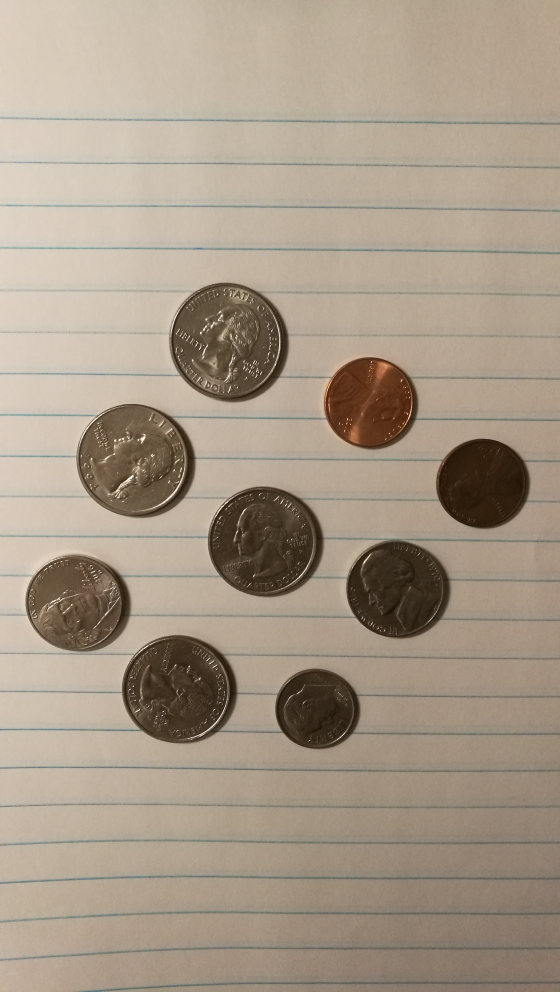
#> input picture coins.jpg, 2240 x 3968 px, found by its file name (shown at 1/4 size)
$ python coindetection.py
#> lines starting #> are read from the running program, lines starting #| are printed output that depends on the picture; after the words box and inside, x2 and y2 are one past the last pixel; in counts of white or black regions, pixels touching at a corner belong together
from cv2 import cv2
import numpy as np
import math

def nothing(x):
    pass

cv2.namedWindow('threshold_sliders', flags = cv2.WINDOW_NORMAL)
cv2.createTrackbar('Canny thresh1', 'threshold_sliders', 70, 300, nothing)
cv2.createTrackbar('Canny thresh2', 'threshold_sliders', 200, 300, nothing)
cv2.createTrackbar('HoughLinesP accumulator thresh', 'threshold_sliders', 100, 300, nothing)
cv2.createTrackbar('HoughLinesP minLineLength thresh', 'threshold_sliders', 100, 300, nothing)
cv2.createTrackbar('HoughLinesP maxLineGap thresh', 'threshold_sliders', 4, 300, nothing)
cv2.createTrackbar('maxDist merge lines thresh', 'threshold_sliders', 15, 300, nothing)
cv2.createTrackbar('HoughCircles minCenterDist', 'threshold_sliders', 100, 300, nothing)
cv2.createTrackbar('HoughCircles Canny thresh', 'threshold_sliders', 100, 300, nothing)
cv2.createTrackbar('HoughCircles accumulator thresh', 'threshold_sliders', 30, 300, nothing)

while True:
    canny_param1 = cv2.getTrackbarPos('Canny thresh1', 'threshold_sliders')
    canny_param2 = cv2.getTrackbarPos('Canny thresh2', 'threshold_sliders')
    line_accumulator_thresh = cv2.getTrackbarPos('HoughLinesP accumulator thresh', 'threshold_sliders')
    minLength = cv2.getTrackbarPos('HoughLinesP minLineLength thresh', 'threshold_sliders')
    maxGap = cv2.getTrackbarPos('HoughLinesP maxLineGap thresh', 'threshold_sliders')
    maxDist_merge = cv2.getTrackbarPos('maxDist merge lines thresh', 'threshold_sliders')
    circles_mindist = cv2.getTrackbarPos('HoughCircles minCenterDist', 'threshold_sliders')
    circles_cannythresh = cv2.getTrackbarPos('HoughCircles Canny thresh', 'threshold_sliders')
    circles_accumulatorthresh = cv2.getTrackbarPos('HoughCircles accumulator thresh', 'threshold_sliders')
    try:
        img = cv2.imread('C:\\Users\\quntu\\Desktop\\coding\\coins.jpg')
#> img is the input picture: shape (3968, 2240, 3); mean B, G, R 135.7, 152.8, 167
        img = cv2.resize(img, (int(img.shape[1]*.3), int(img.shape[0]*.3)))
#> img: shape (1190, 672, 3)
        gray = cv2.cvtColor(img, cv2.COLOR_BGR2GRAY)
        kernel = np.ones((3, 3), np.uint8)
        dilate = cv2.morphologyEx(gray, cv2.MORPH_DILATE, kernel, iterations = 1)
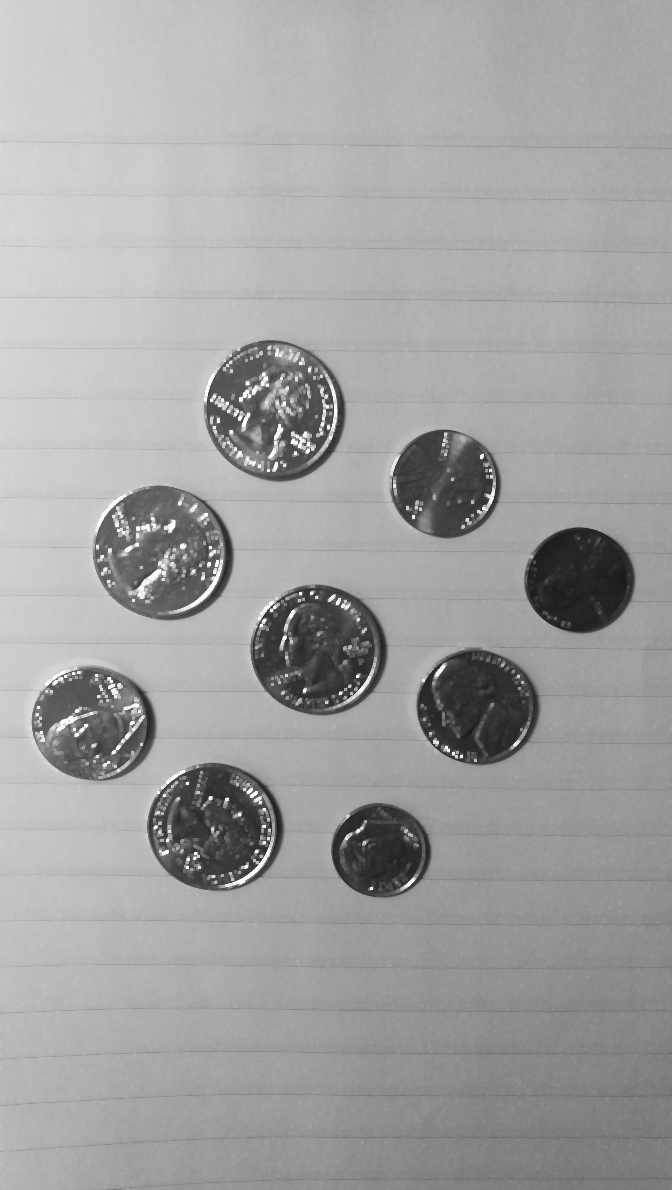
#> dilate: shape (1190, 672); min 21, max 253, mean 161.2
        canny = cv2.Canny(gray, canny_param1, canny_param2, apertureSize=3)
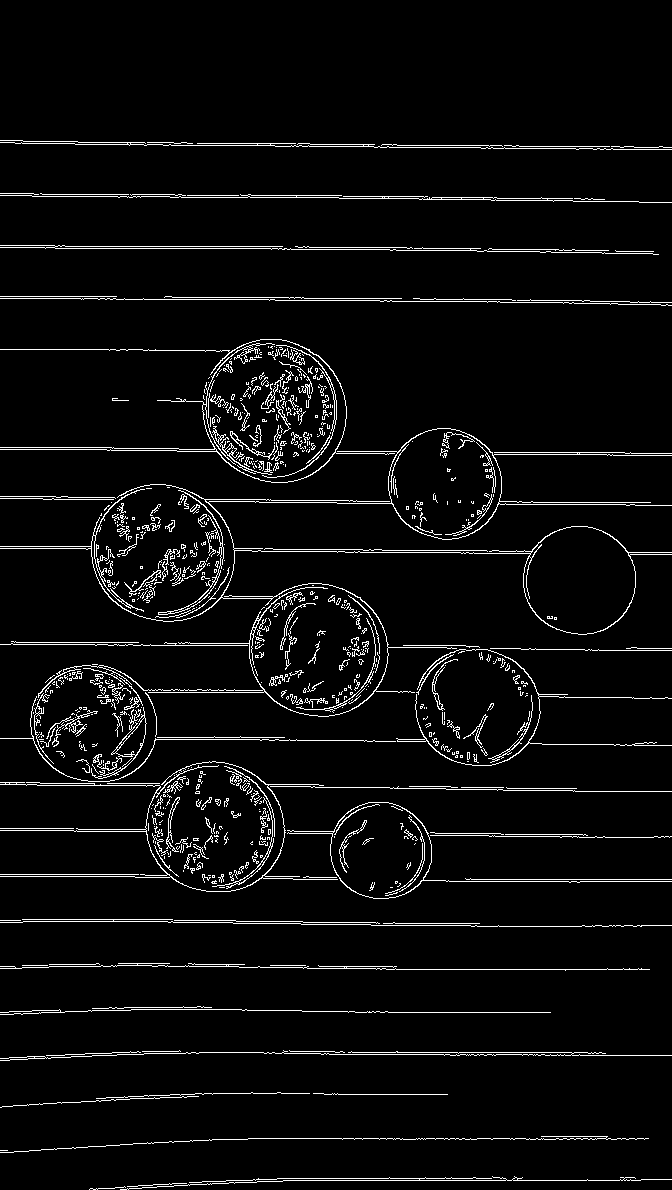
#> canny: shape (1190, 672); 4.5% white in thin lines or dots, all inside (x1, y1, x2, y2) = (0, 140, 672, 1190)
        lines = cv2.HoughLinesP(canny, 1, np.pi/180, line_accumulator_thresh, minLineLength=minLength, maxLineGap=maxGap)
#> lines = 51 rows, first 6: [335, 1052, 601, 1052], [283, 1180, 640, 1180], [365, 198, 478, 199], [55, 248, 290, 248], [108, 921, 221, 922], [326, 146, 439, 147]
        lines = lines.tolist()
#> lines = 51 items

        unnested_lines = []
        for subline in lines:
            for line in subline:
                unnested_lines.append(line[::-1])
#> this loop made 51 passes
#> subline on passes 1 to 12: [[335, 1052, 601, 1052]], [[283, 1180, 640, 1180]], [[365, 198, 478, 199]], [[55, 248, 290, 248]], [[108, 921, 221, 922]], [[326, 146, 439, 147]], [[248, 1138, 402, 1138]], [[466, 879, 671, 879]], [[23, 828, 136, 829]], [[446, 881, 671, 881]], [[267, 786, 374, 787]], [[181, 920, 294, 921]]
#> after the loop, unnested_lines = 51 items, first 6: [1052, 601, 1052, 335], [1180, 640, 1180, 283], [199, 478, 198, 365], [248, 290, 248, 55], [922, 221, 921, 108], [147, 439, 146, 326]

        shownlines = []
        for line in unnested_lines:
            y2, x2, y1, x1 = line
            slope = (y2 - y1)/(x2-x1)
            yintercept = round((-slope*x1 + y1), 2)
            line.insert(0, yintercept)
            shownlines.append(line)
#> this loop made 51 passes
#> (y2, x2, y1, x1, slope, yintercept) on passes 1 to 12: (1052, 601, 1052, 335, 0, 1052), (1180, 640, 1180, 283, 0, 1180), (199, 478, 198, 365, 0.00885, 194.8), (248, 290, 248, 55, 0, 248), (922, 221, 921, 108, 0.00885, 920), (147, 439, 146, 326, 0.00885, 143.1), (1138, 402, 1138, 248, 0, 1138), (879, 671, 879, 466, 0, 879), (829, 136, 828, 23, 0.00885, 827.8), (881, 671, 881, 446, 0, 881), (787, 374, 786, 267, 0.00935, 783.5), (921, 294, 920, 181, 0.00885, 918.4)
#> after the loop, shownlines = 51 items, first 6: [1052, 1052, 601, 1052, 335], [1180, 1180, 640, 1180, 283], [194.8, 199, 478, 198, 365], [248, 248, 290, 248, 55], [920, 922, 221, 921, 108], [143.1, 147, 439, 146, 326]

        shownlines = sorted(shownlines)
#> shownlines = 51 items, first 6: [143, 143, 309, 143, 187], [143.1, 147, 439, 146, 326], [145, 145, 518, 145, 392], [146, 146, 633, 146, 512], [148, 148, 605, 148, 481], [194, 194, 181, 194, 34]

        index = 0
        final_lines = []
        for line in shownlines:
            if index == 0:
                index += 1
                continue
            if shownlines[index][0] - shownlines[index-1][0] < maxDist_merge: #cv2.getTrackbarPos('Max distance threshold to merge lines')
                index += 1
                continue
            final_lines.append(line)
            index += 1
#> this loop made 51 passes
#> line on passes 1 to 12: [143, 143, 309, 143, 187], [143.1, 147, 439, 146, 326], [145, 145, 518, 145, 392], [146, 146, 633, 146, 512], [148, 148, 605, 148, 481], [194, 194, 181, 194, 34], [194.8, 199, 478, 198, 365], [195, 195, 341, 195, 175], [195.4, 201, 629, 200, 516], [196, 196, 169, 196, 32], [197, 197, 338, 197, 170], [246, 246, 173, 246, 55]
#> after the loop, final_lines = 19 items, first 6: [194, 194, 181, 194, 34], [246, 246, 173, 246, 55], [296, 296, 116, 296, 0], [349, 349, 142, 349, 0], [446, 450, 235, 447, 60], [502, 502, 650, 502, 517]; index = 51

        distances = []
        index = 0
        for coords in final_lines:
            cv2.line(img, (int(coords[4]), int(coords[3])), (int(coords[2]), int(coords[1])), (0, 255, 0), 2)
            if index == 0:
                index += 1
                continue
            dx = final_lines[index][2]-final_lines[index-1][2]
            dy = final_lines[index][1]-final_lines[index-1][1]
            distance_formula = math.sqrt((dx)**2 + (dy)**2)
            distance = round(math.sqrt((distance_formula)**2 - dx**2), 2)
            distances.append(distance)
            index += 1
#> this loop made 19 passes
#> (coords, dx, dy, distance_formula, distance) on passes 2 to 13: ([246, 246, 173, 246, 55], -8, 52, 52.61, 52), ([296, 296, 116, 296, 0], -57, 50, 75.82, 50), ([349, 349, 142, 349, 0], 26, 53, 59.03, 53), ([446, 450, 235, 447, 60], 93, 101, 137.3, 101), ([502, 502, 650, 502, 517], 415, 52, 418.2, 52), ([550, 550, 486, 550, 382], -164, 48, 170.9, 48), ([642, 642, 138, 642, 14], -348, 92, 360, 92), ([692, 692, 266, 692, 145], 128, 50, 137.4, 50), ([780.8, 788, 565, 786, 409], 299, 96, 314, 96), ([827.8, 829, 136, 828, 23], -429, 41, 431, 41), ([874, 874, 144, 874, 0], 8, 45, 45.71, 45), ([918.4, 921, 294, 920, 181], 150, 47, 157.2, 47)
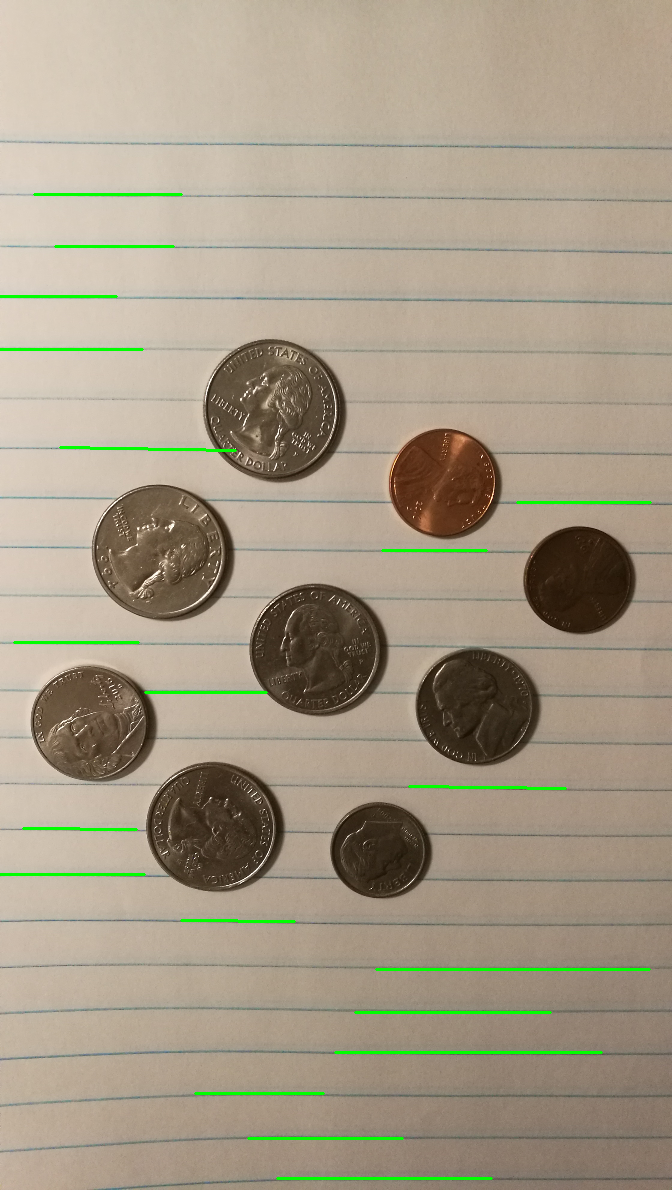
#> img: shape (1190, 672, 3); mean B, G, R 134.1, 153.9, 165.2
#> after the loop, distances = [52, 50, 53, 101, 52, 48, 92, 50, 96, 41, 45, 47, 48, 43, 40, 41, 45, 40]; index = 19


        distances = np.array(distances)
#> distances = 18 values, max 101 at index 3, min 40 at index 14, mean 54.67
        mean = np.mean(distances)
#> mean = 54.67
        std = np.std(distances)
#> std = 19.13
        corrected_distances = []
        for distance in distances:
            if distance > mean - std and distance < mean + std:
                corrected_distances.append(distance)
#> this loop made 18 passes
#> distance on passes 1 to 12: 52, 50, 53, 101, 52, 48, 92, 50, 96, 41, 45, 47
#> after the loop, corrected_distances = [52, 50, 53, 52, 48, 50, 41, 45, 47, 48, 43, 40, 41, 45, 40]

        average = round(sum(corrected_distances)/len(corrected_distances), 2)
#> average = 46.33

        gray = cv2.bilateralFilter(gray, 9, 85, 85)
        thresh = cv2.adaptiveThreshold(gray, 255, cv2.ADAPTIVE_THRESH_MEAN_C, cv2.THRESH_BINARY, 11, 11)
#> thresh: shape (1190, 672); 97.6% white; 263 black regions (224 under 20 px), largest, box (x1, y1, x2, y2) and area: (204, 339, 346, 482) 2432, (92, 485, 234, 621) 2432, (250, 584, 388, 716) 2084
        kernel = np.ones((3,3), np.uint8)
        thresh = cv2.morphologyEx(thresh, cv2.MORPH_CLOSE, kernel, iterations=1)
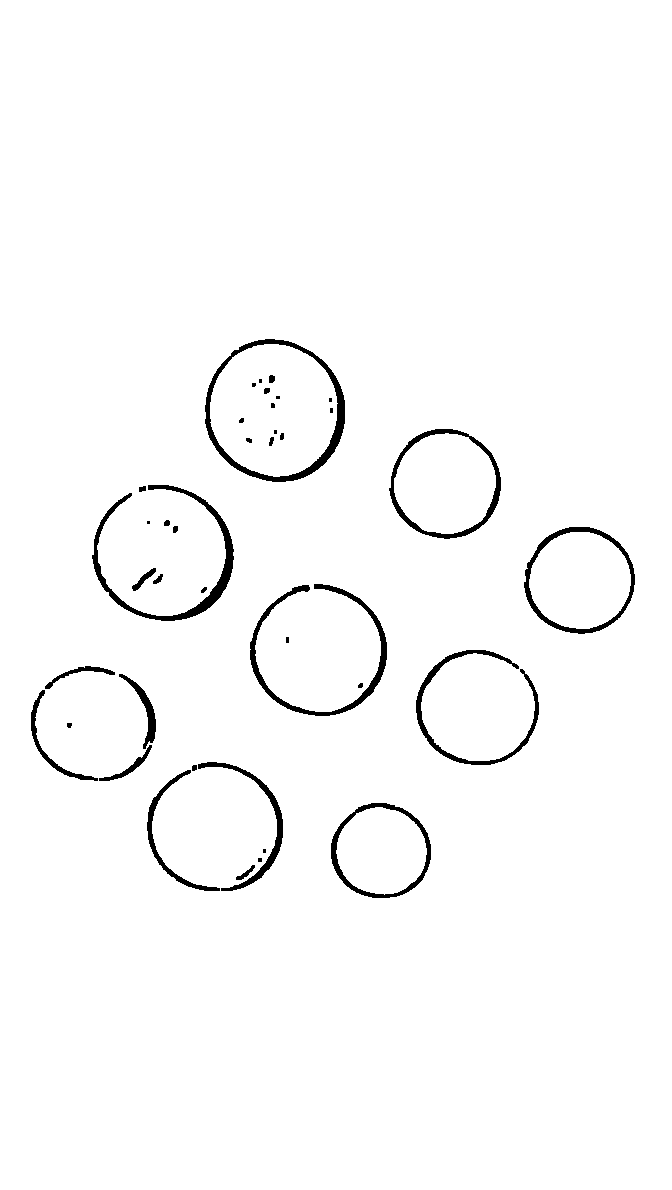
#> thresh: shape (1190, 672); 97.8% white; 40 black regions (11 under 20 px), largest, box (x1, y1, x2, y2) and area: (205, 339, 345, 482) 2408, (92, 485, 234, 621) 2317, (250, 584, 387, 716) 2052
        circles = cv2.HoughCircles(thresh, cv2.HOUGH_GRADIENT, .9, circles_mindist, param1=circles_cannythresh, param2=circles_accumulatorthresh, minRadius=0, maxRadius=0)
#> circles = [[321.5, 650.5, 64.6], [211.5, 824.5, 65.5], [270.5, 410.5, 67.6], [158.5, 551.5, 66], [475.5, 707.5, 58.3], [446.5, 485.5, 52.8], [87.5, 722.5, 56.7], [377.5, 849.5, 47.9], [579.5, 578.5, 54.3]]
        detected_circles = np.uint16(np.around(circles))
#> detected_circles = [[322, 650, 65], [212, 824, 66], [270, 410, 68], [158, 552, 66], [476, 708, 58], [446, 486, 53], [88, 722, 57], [378, 850, 48], [580, 578, 54]]

        coins = {
            'quarter':[],
            'nickel':[],
            'dime':[],
            'penny':[]
        }

        for x, y, r in detected_circles[0, :]:
            cv2.circle(img, (x, y), r, (0, 255, 0), 2)
            width = (2*r/average)*.34375
            if width > 0.955:
                cv2.putText(img, 'quarter', (x, y), cv2.FONT_HERSHEY_SIMPLEX, 1, (0, 255, 0), 2)
                coins.setdefault('quarter', []).append(1)
                continue
            if width > 0.835:
                cv2.putText(img, 'nickel', (x, y), cv2.FONT_HERSHEY_SIMPLEX, 1, (0, 255, 0), 2)
                coins.setdefault('nickel', []).append(1)
                continue
            if width > .75:
                cv2.putText(img, 'penny', (x, y), cv2.FONT_HERSHEY_SIMPLEX, 1, (0, 255, 0), 2)
                coins.setdefault('penny', []).append(1)
                continue
            if width > .7:
                cv2.putText(img, 'dime', (x, y), cv2.FONT_HERSHEY_SIMPLEX, 1, (0, 255, 0), 2)
                coins.setdefault('dime', []).append(1)
                continue
#> this loop made 9 passes
#> (x, y, r, width) on passes 1 to 9: (322, 650, 65, 0.965), (212, 824, 66, 0.979), (270, 410, 68, 1.01), (158, 552, 66, 0.979), (476, 708, 58, 0.861), (446, 486, 53, 0.786), (88, 722, 57, 0.846), (378, 850, 48, 0.712), (580, 578, 54, 0.801)
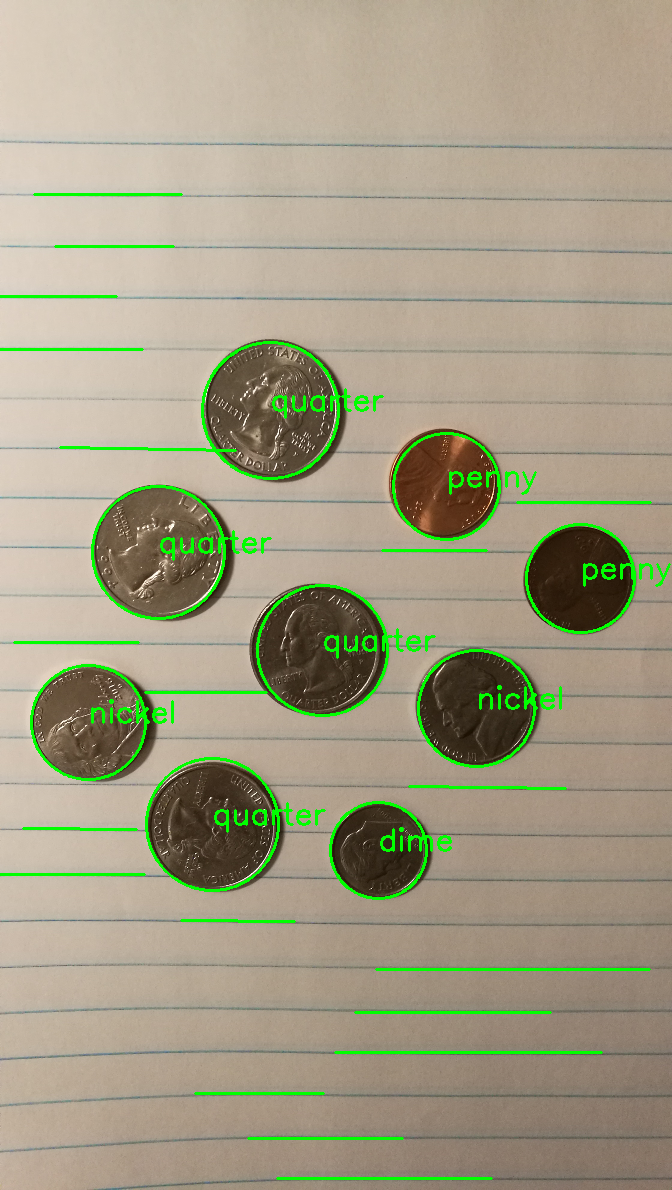
#> img: shape (1190, 672, 3); 2.03% of pixels changed, all inside (x1, y1, x2, y2) = (30, 341, 671, 900)
#> after the loop, coins = {'quarter': [1, 1, 1, 1], 'nickel': [1, 1], 'dime': [1], 'penny': [1, 1]}

        total = len(coins['quarter'])*.25 + len(coins['nickel'])*.05 + len(coins['dime'])*.1 + len(coins['penny'])*0.01
#> total = 1.22
        value = str(round(total, 2))
#> value = '1.22'

        cv2.putText(img, 'Value: ' + '$' + value, (25, 100), cv2.FONT_HERSHEY_SIMPLEX, 1, (0, 255, 0), 2)
        cv2.putText(img, '# of quarters: ' + str(len(coins['quarter'])), (25, 150), cv2.FONT_HERSHEY_SIMPLEX, 1, (0, 255, 0), 2)
        cv2.putText(img, '# of dimes: ' + str(len(coins['dime'])), (25, 200), cv2.FONT_HERSHEY_SIMPLEX, 1, (0, 255, 0), 2)
        cv2.putText(img, '# of nickels: ' + str(len(coins['nickel'])), (25, 250), cv2.FONT_HERSHEY_SIMPLEX, 1, (0, 255, 0), 2)
        cv2.putText(img, '# of pennies: ' + str(len(coins['penny'])), (25, 300), cv2.FONT_HERSHEY_SIMPLEX, 1, (0, 255, 0), 2)
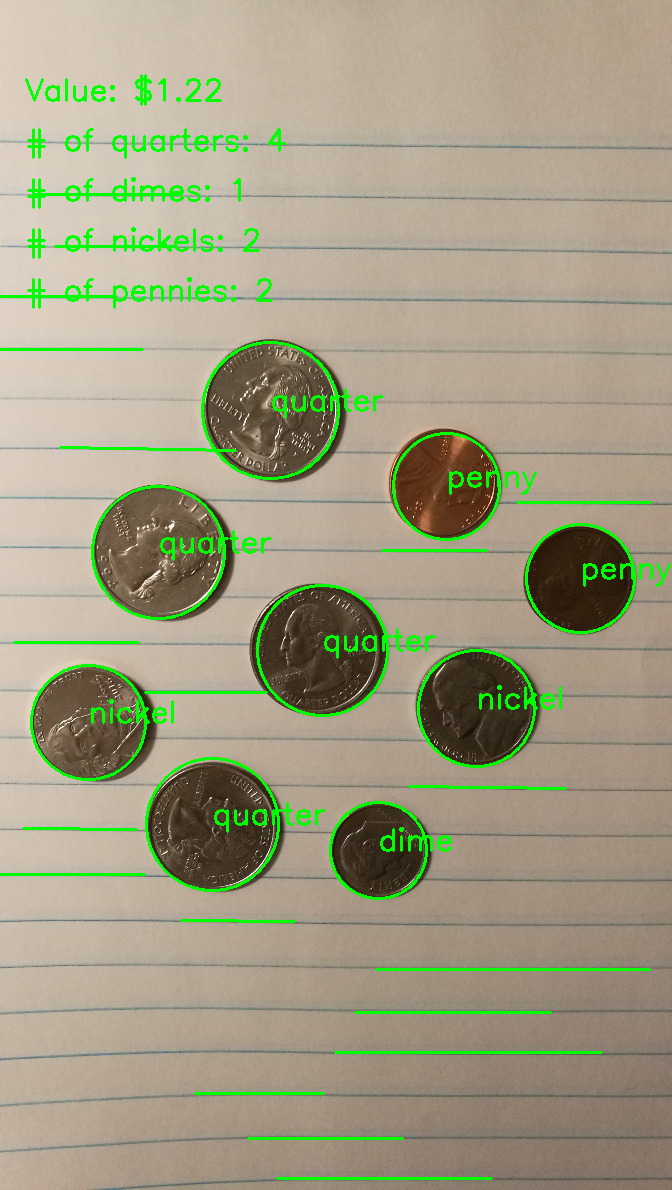
#> img: shape (1190, 672, 3); mean B, G, R 131, 157.8, 161.3

        cv2.imshow('thresh', img)
        key = cv2.waitKey(1)
#> (key Esc is pressed here)
        if key == 27:
            break
    except:
        print('Error: bad threshold values, no coins in image, or no wide-ruled notebook paper')
        break
cv2.destroyAllWindows()
